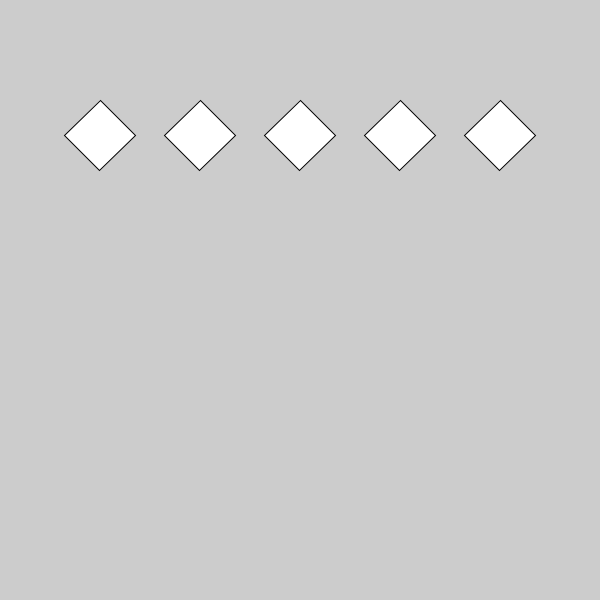
Frame 1 (no input)
Frame 60 (the mouse pressed at the canvas centre just before this capture): identical to frame 1, image omitted
Frame 120 (the mouse held since frame 60 and released just before this capture): identical to frame 1, image omitted

The Processing sketch that drew this single still picture (run headless with seeded random() and noise(); from frame 60 on, the mouse is pressed at the canvas centre):

// Processing sketch: build
// ── build.pde

void setup(){

	size(600,600);

	pushMatrix();
		translate(100,100);
		rotate(radians(45));
		rect(0, 0, 50, 50);
	popMatrix();

	pushMatrix();
		translate(200,100);
		rotate(radians(45));
		rect(0, 0, 50, 50);
	popMatrix();

	pushMatrix();
		translate(300,100);
		rotate(radians(45));
		rect(0, 0, 50, 50);
	popMatrix();

	pushMatrix();
		translate(400,100);
		rotate(radians(45));
		rect(0, 0, 50, 50);
	popMatrix();

	pushMatrix();
		translate(500,100);
		rotate(radians(45));
		rect(0, 0, 50, 50);
	popMatrix();
	
}

void draw(){
	
}
